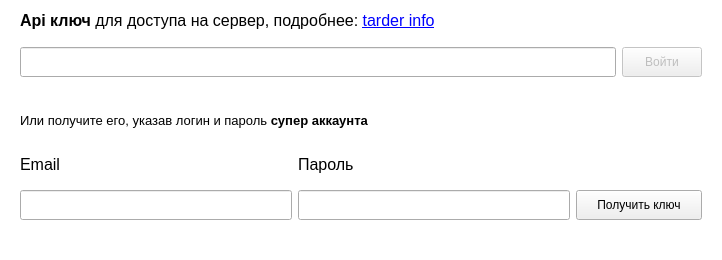
<?xml version="1.0" encoding="UTF-8"?>
<ui version="4.0">
 <class>Form</class>
 <widget class="QWidget" name="Form">
  <property name="geometry">
   <rect>
    <x>0</x>
    <y>0</y>
    <width>722</width>
    <height>260</height>
   </rect>
  </property>
  <property name="windowTitle">
   <string>Form</string>
  </property>
  <property name="styleSheet">
   <string notr="true"/>
  </property>
  <layout class="QVBoxLayout" name="verticalLayout_6">
   <property name="spacing">
    <number>0</number>
   </property>
   <property name="leftMargin">
    <number>0</number>
   </property>
   <property name="topMargin">
    <number>0</number>
   </property>
   <property name="rightMargin">
    <number>0</number>
   </property>
   <property name="bottomMargin">
    <number>0</number>
   </property>
   <item>
    <widget class="QWidget" name="wrapper" native="true">
     <property name="styleSheet">
      <string notr="true">#wrapper{
 background: white
}</string>
     </property>
     <layout class="QVBoxLayout" name="verticalLayout_5">
      <property name="leftMargin">
       <number>20</number>
      </property>
      <property name="topMargin">
       <number>1</number>
      </property>
      <property name="rightMargin">
       <number>20</number>
      </property>
      <property name="bottomMargin">
       <number>20</number>
      </property>
      <item>
       <layout class="QHBoxLayout" name="horizontalLayout_2">
        <property name="rightMargin">
         <number>0</number>
        </property>
        <item>
         <layout class="QVBoxLayout" name="verticalLayout_4">
          <item>
           <widget class="QLabel" name="label_5">
            <property name="minimumSize">
             <size>
              <width>0</width>
              <height>36</height>
             </size>
            </property>
            <property name="font">
             <font>
              <pointsize>12</pointsize>
             </font>
            </property>
            <property name="styleSheet">
             <string notr="true"/>
            </property>
            <property name="text">
             <string>&lt;html&gt;&lt;head/&gt;&lt;body&gt;&lt;p&gt;&lt;span style=&quot; font-weight:600;&quot;&gt;Api ключ&lt;/span&gt; для доступа на сервер, подробнее: &lt;a href=&quot;https://tarder.ru/info/business/avtomaticheskoe-obnovlenie-dannyh&quot;&gt;&lt;span style=&quot; text-decoration: underline; color:#0000ff;&quot;&gt;tarder info&lt;/span&gt;&lt;/a&gt;&lt;/p&gt;&lt;/body&gt;&lt;/html&gt;</string>
            </property>
            <property name="openExternalLinks">
             <bool>true</bool>
            </property>
           </widget>
          </item>
          <item>
           <widget class="QLineEdit" name="api_key_value">
            <property name="minimumSize">
             <size>
              <width>0</width>
              <height>30</height>
             </size>
            </property>
            <property name="font">
             <font>
              <pointsize>12</pointsize>
             </font>
            </property>
            <property name="styleSheet">
             <string notr="true"/>
            </property>
            <property name="text">
             <string/>
            </property>
           </widget>
          </item>
         </layout>
        </item>
        <item>
         <layout class="QVBoxLayout" name="verticalLayout_7">
          <property name="leftMargin">
           <number>0</number>
          </property>
          <item>
           <spacer name="verticalSpacer_2">
            <property name="orientation">
             <enum>Qt::Vertical</enum>
            </property>
            <property name="sizeHint" stdset="0">
             <size>
              <width>20</width>
              <height>40</height>
             </size>
            </property>
           </spacer>
          </item>
          <item>
           <widget class="QPushButton" name="api_key_login_b">
            <property name="enabled">
             <bool>false</bool>
            </property>
            <property name="sizePolicy">
             <sizepolicy hsizetype="Minimum" vsizetype="Fixed">
              <horstretch>0</horstretch>
              <verstretch>0</verstretch>
             </sizepolicy>
            </property>
            <property name="minimumSize">
             <size>
              <width>0</width>
              <height>30</height>
             </size>
            </property>
            <property name="baseSize">
             <size>
              <width>0</width>
              <height>0</height>
             </size>
            </property>
            <property name="text">
             <string>Войти</string>
            </property>
           </widget>
          </item>
         </layout>
        </item>
       </layout>
      </item>
      <item>
       <widget class="QLabel" name="api_key_message">
        <property name="enabled">
         <bool>true</bool>
        </property>
        <property name="text">
         <string/>
        </property>
       </widget>
      </item>
      <item>
       <widget class="QLabel" name="label_4">
        <property name="minimumSize">
         <size>
          <width>0</width>
          <height>36</height>
         </size>
        </property>
        <property name="text">
         <string>&lt;html&gt;&lt;head/&gt;&lt;body&gt;&lt;p&gt;&lt;span style=&quot; font-size:10pt;&quot;&gt;Или получите его, указав логин и пароль &lt;/span&gt;&lt;span style=&quot; font-size:10pt; font-weight:600;&quot;&gt;супер аккаунта&lt;/span&gt;&lt;/p&gt;&lt;/body&gt;&lt;/html&gt;</string>
        </property>
       </widget>
      </item>
      <item>
       <layout class="QHBoxLayout" name="horizontalLayout">
        <item>
         <layout class="QVBoxLayout" name="verticalLayout">
          <item>
           <widget class="QLabel" name="label">
            <property name="font">
             <font>
              <pointsize>12</pointsize>
             </font>
            </property>
            <property name="text">
             <string>Email</string>
            </property>
           </widget>
          </item>
          <item>
           <widget class="QLineEdit" name="login_value">
            <property name="minimumSize">
             <size>
              <width>0</width>
              <height>30</height>
             </size>
            </property>
            <property name="font">
             <font>
              <pointsize>12</pointsize>
             </font>
            </property>
            <property name="styleSheet">
             <string notr="true"/>
            </property>
            <property name="text">
             <string/>
            </property>
           </widget>
          </item>
         </layout>
        </item>
        <item>
         <layout class="QVBoxLayout" name="verticalLayout_2">
          <item>
           <widget class="QLabel" name="label_2">
            <property name="font">
             <font>
              <pointsize>12</pointsize>
             </font>
            </property>
            <property name="text">
             <string>Пароль</string>
            </property>
           </widget>
          </item>
          <item>
           <widget class="QLineEdit" name="password_value">
            <property name="minimumSize">
             <size>
              <width>0</width>
              <height>30</height>
             </size>
            </property>
            <property name="font">
             <font>
              <pointsize>12</pointsize>
             </font>
            </property>
            <property name="styleSheet">
             <string notr="true"/>
            </property>
            <property name="text">
             <string/>
            </property>
            <property name="echoMode">
             <enum>QLineEdit::Password</enum>
            </property>
           </widget>
          </item>
         </layout>
        </item>
        <item>
         <layout class="QVBoxLayout" name="verticalLayout_3" stretch="0,0">
          <property name="spacing">
           <number>8</number>
          </property>
          <item>
           <spacer name="verticalSpacer">
            <property name="orientation">
             <enum>Qt::Vertical</enum>
            </property>
            <property name="sizeHint" stdset="0">
             <size>
              <width>20</width>
              <height>40</height>
             </size>
            </property>
           </spacer>
          </item>
          <item>
           <widget class="QPushButton" name="login_b">
            <property name="sizePolicy">
             <sizepolicy hsizetype="Minimum" vsizetype="Fixed">
              <horstretch>0</horstretch>
              <verstretch>0</verstretch>
             </sizepolicy>
            </property>
            <property name="minimumSize">
             <size>
              <width>0</width>
              <height>30</height>
             </size>
            </property>
            <property name="baseSize">
             <size>
              <width>0</width>
              <height>0</height>
             </size>
            </property>
            <property name="styleSheet">
             <string notr="true">padding: 0 20px</string>
            </property>
            <property name="text">
             <string>Получить ключ</string>
            </property>
           </widget>
          </item>
         </layout>
        </item>
       </layout>
      </item>
      <item>
       <widget class="QLabel" name="login_message">
        <property name="enabled">
         <bool>true</bool>
        </property>
        <property name="text">
         <string/>
        </property>
       </widget>
      </item>
     </layout>
    </widget>
   </item>
  </layout>
 </widget>
 <resources/>
 <connections/>
</ui>
